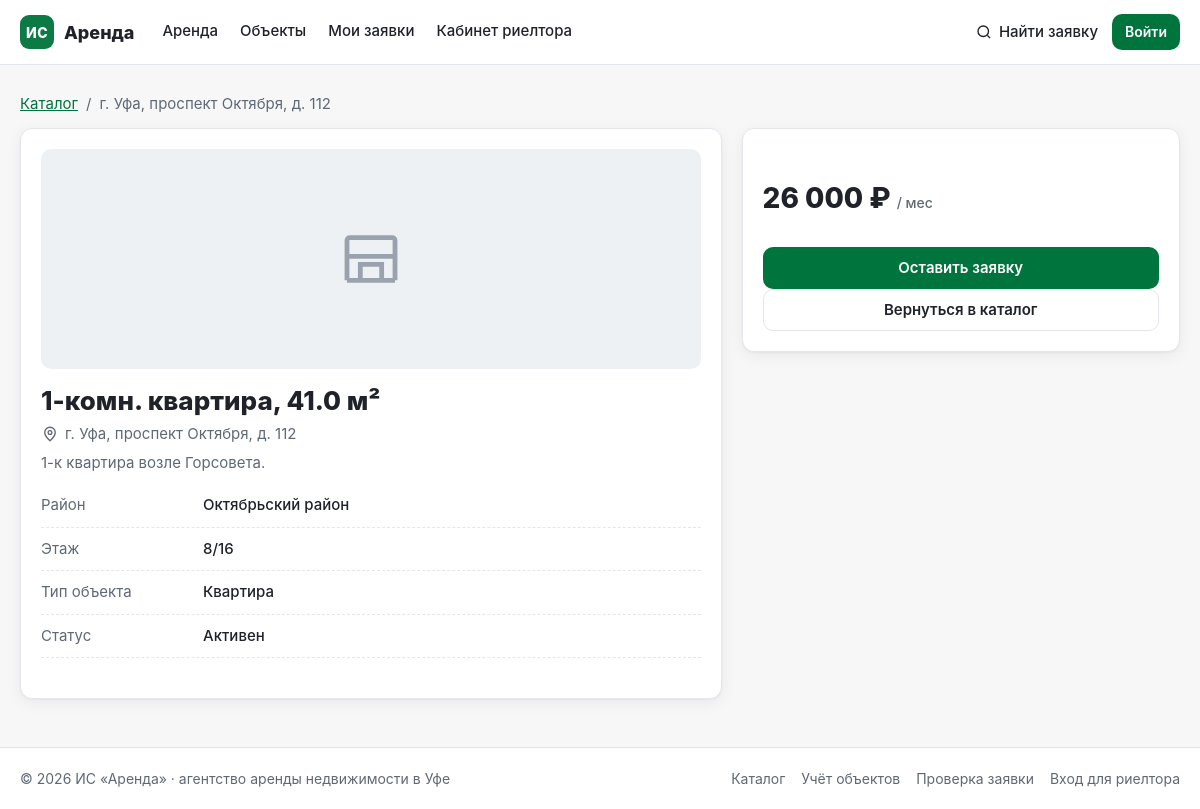
Page /property/2 on the committed database.
### tables this page shows
CREATE TABLE properties (
    property_id INTEGER PRIMARY KEY AUTOINCREMENT,
    owner_id INTEGER NOT NULL,
    district_id INTEGER NOT NULL,
    property_type VARCHAR(50) NOT NULL DEFAULT 'Квартира',
    address_ufa VARCHAR(255) NOT NULL,
    rooms_count INTEGER NOT NULL,
    area_total DECIMAL(6, 2) NOT NULL,
    floor_info VARCHAR(20) NOT NULL,
    price_monthly DECIMAL(10, 2) NOT NULL,
    status VARCHAR(30) NOT NULL DEFAULT 'Активен',
    description TEXT,
    FOREIGN KEY (owner_id) REFERENCES owners(owner_id),
    FOREIGN KEY (district_id) REFERENCES districts(district_id)
);

CREATE TABLE districts (
    district_id INTEGER PRIMARY KEY AUTOINCREMENT,
    name VARCHAR(100) NOT NULL UNIQUE,
    avg_price_sqm DECIMAL(10, 2) NOT NULL
);

### app.py (the view)
@app.route('/property/<int:property_id>')
def property_card(property_id):
    conn = database.get_db()
    try:
        item = applications.get_property(conn, property_id)
    finally:
        conn.close()
    if item is None:
        flash('Объект не найден', 'error')
        return redirect(url_for('index'))
    return render_template('property.html', prop=item)

### app.py (called while the page is built)
@app.context_processor
def inject_globals():
    return {'current_year': datetime.date.today().year,
            'manager': session.get('manager'),
            'staff': bool(session.get('manager'))}

### applications.py (called while the page is built)
def get_property(conn, property_id):
    return conn.execute('''
        SELECT p.*, d.name AS district_name
        FROM properties p
        JOIN districts d ON p.district_id = d.district_id
        WHERE p.property_id = ?
    ''', (property_id,)).fetchone()

### db.py (called while the page is built)
def get_db():
    conn = sqlite3.connect(DB_PATH)
    conn.row_factory = sqlite3.Row
    conn.execute('PRAGMA foreign_keys = ON')
    return conn

### templates/property.html (shortened to what this page needs)
{% extends "base.html" %}
{% from "_macros.html" import icon %}
{% block content %}
<nav class="breadcrumbs" aria-label="Навигация">
  <a href="{{ url_for('index') }}">Каталог</a> <span>/</span> <span>{{ prop.address_ufa }}</span>
</nav>
<div class="property">
  <div class="card property__main">
    <div class="property__photo">{{ icon('rooms') }}</div>
    <h1 class="h2">{{ prop.rooms_count }}-комн. квартира, {{ '%.1f'|format(prop.area_total) }} м²</h1>
    <p class="object-card__addr">{{ icon('pin') }} {{ prop.address_ufa }}</p>
    <p class="object-card__desc">{{ prop.description or 'Описание не заполнено.' }}</p>
    <dl class="dl">
      <div><dt>Район</dt><dd>{{ prop.district_name }}</dd></div>
      <div><dt>Этаж</dt><dd>{{ prop.floor_info }}</dd></div>
      <div><dt>Тип объекта</dt><dd>{{ prop.property_type }}</dd></div>
      <div><dt>Статус</dt><dd>{{ prop.status }}</dd></div>
    </dl>
  </div>
  <aside class="card summary">
    <p class="price price--lg">{{ prop.price_monthly|money }} ₽ <span>/ мес</span></p>
    <a class="btn btn--primary btn--wide" href="{{ url_for('apply_form', property_id=prop.property_id) }}">Оставить заявку</a>
    <a class="btn btn--ghost btn--wide" href="{{ url_for('index') }}">Вернуться в каталог</a>
  </aside>
</div>
{% endblock %}

### static/style.css (style rules this page uses)
:root { --green: #0B7A45; --green-dark: #00743D; --green-soft: #E7F5EE; --bg: #F7F7F7; --surface: #FFFFFF; --text: #1F2329; --muted: #5F6875; --border: #E3E6EA; --danger: #C62828; --danger-soft: #FDECEC; --warn: #8A5A00; --warn-soft: #FFF4D6; --info: #1F4F8A; --info-soft: #E8F0FA; --radius: 12px; --shadow: 0 1px 2px rgba(16, 24, 40, .04), 0 4px 16px rgba(16, 24, 40, .06); --font: "Inter", "Helvetica Neue", Arial, sans-serif; }
* { box-sizing: border-box; }
html { -webkit-text-size-adjust: 100%; }
body { margin: 0; background: var(--bg); color: var(--text); font: 15px/1.5 var(--font); }
a { color: var(--green-dark); }
h1, h2, h3, h4 { line-height: 1.25; margin: 0; }
.btn { display: inline-flex; align-items: center; justify-content: center; gap: 8px; min-height: 42px; padding: 0 16px; border-radius: 10px; border: 1px solid transparent; font: 600 15px/1 var(--font); cursor: pointer; text-decoration: none; white-space: nowrap; transition: background .15s, border-color .15s, color .15s; }
.btn--primary { background: var(--green-dark); color: #fff; }
.btn--ghost { background: var(--surface); color: var(--text); border-color: var(--border); }
.btn--wide { width: 100%; }
.card { background: var(--surface); border: 1px solid var(--border); border-radius: var(--radius); box-shadow: var(--shadow); padding: 20px; }
.h2 { font-size: 26px; font-weight: 800; }
.object-card__addr { display: flex; align-items: center; gap: 6px; color: var(--muted); margin: 6px 0; }
.object-card__desc { color: var(--muted); margin: 0 0 12px; }
.price { font-size: 22px; font-weight: 800; }
.price span { font-size: 14px; font-weight: 500; color: var(--muted); }
.price--lg { font-size: 28px; }
.dl { display: grid; gap: 10px; text-align: left; margin: 20px 0; }
.dl > div { display: grid; grid-template-columns: 150px 1fr; gap: 12px; padding-bottom: 10px; border-bottom: 1px dashed var(--border); }
.dl dt { color: var(--muted); }
.dl dd { margin: 0; font-weight: 500; }
.breadcrumbs { color: var(--muted); margin: 4px 0 12px; display: flex; gap: 8px; }
.property { display: grid; grid-template-columns: 1.6fr 1fr; gap: 20px; align-items: start; }
.property__photo { display: grid; place-items: center; height: 220px; background: #EEF1F4; border-radius: 10px; color: #9AA3AD; margin-bottom: 16px; }

### rows in the picture
properties: address_ufa "г. Уфа, проспект Октября, д. 112", rooms_count "1", area_total "41.0", description "1-к квартира возле Горсовета.", floor_info "8/16", property_type "Квартира", status "Активен", price_monthly "26 000"
districts: district_name "Октябрьский район"
